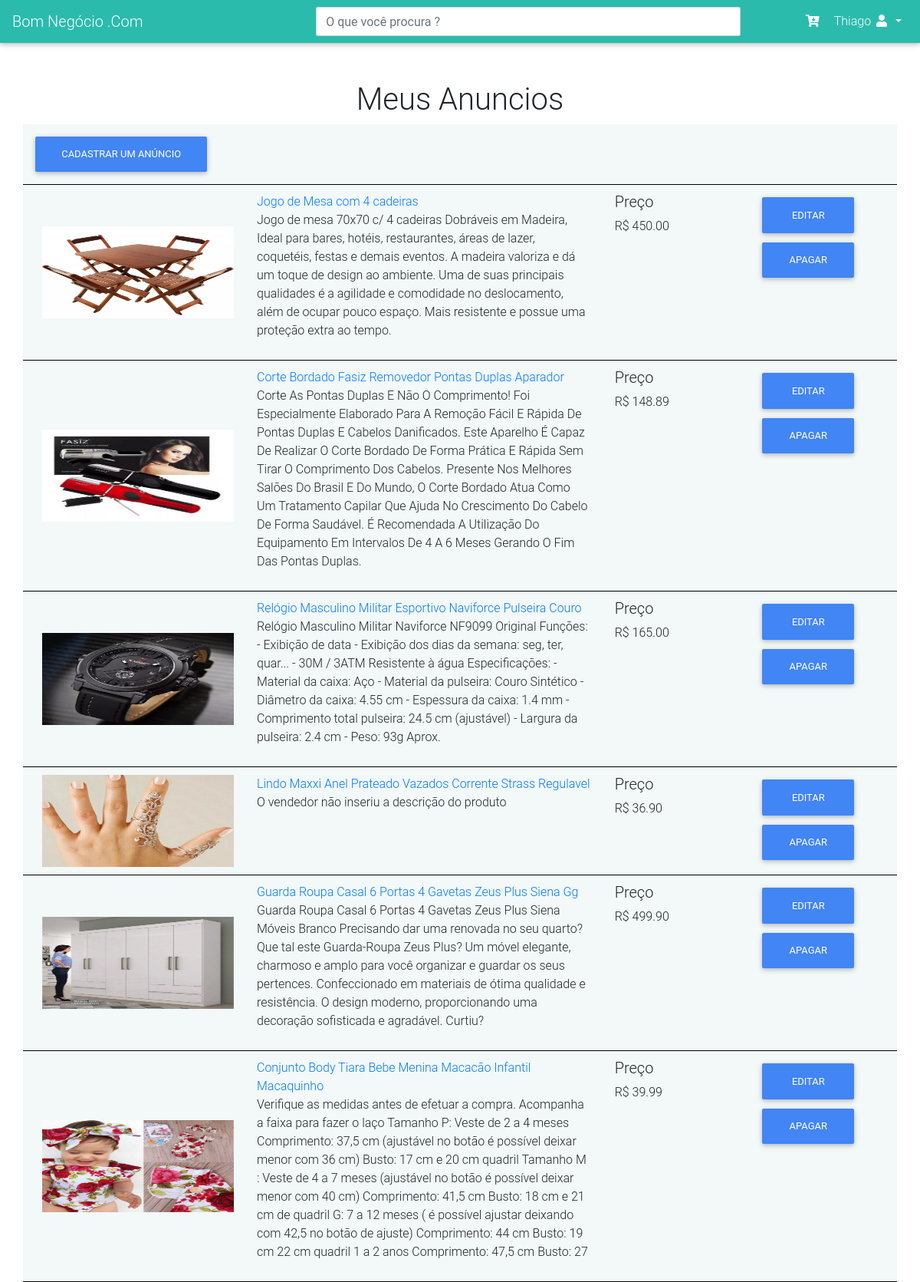
Page /minha_conta/ (signed in) on the committed database.
### loja/models.py (models this page shows, shortened)
class Anuncio(models.Model):
    titulo = models.CharField(max_length=100)
    descricao = models.TextField(max_length=1000)
    preco = models.DecimalField(max_digits=7, decimal_places=2)
    imgPath = models.ImageField(null=True, upload_to='img/', default='', blank=True)
    categoria = models.ForeignKey(Categoria, on_delete=models.CASCADE)
    usuario = models.ForeignKey(User, on_delete=models.CASCADE,  null=True, blank=True)
    class Meta:
        verbose_name_plural = 'Anuncios'

### loja/views.py (the view)
# urls.py: path('minha_conta/', minha_conta, name='url_minha_conta'),
@login_required(login_url='url_index')
def minha_conta(request):
    dados = {}
    dados['anuncios'] = Anuncio.objects.filter(usuario = request.user)
    dados['usuario'] = request.user
    return render(request, 'loja/minha_conta.html', dados)

### loja/templates/loja/minha_conta.html
{% extends 'loja/menu.html' %}
{% load static %}
{% block content %}
    <div class="container">
    <h1 class="flex-center" >Meus Anuncios</h1>
    <div class="row meus-anuncios">
            <a class="btn btn-primary" href="{% url 'url_cadastrar_anuncio' %}">Cadastrar um anúncio</a>
    </div>
    {% for anuncio in anuncios %}
        <div class="row meus-anuncios">
            <div class="col-md-3 col-sm-2">
                <img class="d-block img-fluid anuncio-img" src="{{anuncio.imgPath.url}}" alt="First slide" style="width:250px; height:120px; ">
            </div>
            <div class="col-md-5 col-sm-4">
                <a href="{% url 'url_detalhes_anuncio' anuncio.id %}">{{anuncio.titulo}}</a>
                <p>{{ anuncio.descricao }}</p>
            </div>
            <div class="col-md-2 col-sm-2">
                <h5>Preço</h5>
                <p>R$ {{ anuncio.preco }}</p>
            </div>
            <div class="col-md-2 col-sm-4">
                <a class="btn btn-primary editar" href="{% url 'url_atualizar_anuncio' anuncio.id %}" >Editar</a><br>
                <a class="btn btn-primary apagar" href="{% url 'url_excluir_anuncio' anuncio.id %}" >Apagar</a>
            </div>
        </div>
    {% endfor %}
    </div>
{% endblock %}

### loja/templates/loja/menu.html (shortened to what this page needs)
{% load static %}
<!doctype html>
<html lang="en">
<head>
    <link rel="stylesheet" href="https://stackpath.bootstrapcdn.com/bootstrap/4.3.1/css/bootstrap.min.css">
    <link rel="stylesheet" href=" {% static 'css/style.css' %} ">
    <link rel="stylesheet" href=" {% static 'css/mdb.min.css' %} ">
    <link rel="stylesheet" href="https://cdnjs.cloudflare.com/ajax/libs/font-awesome/5.8.2/css/all.css">
</head>
<body>
    <nav class="mb-1 navbar navbar-expand-lg navbar-dark default-color">
      <a class="navbar-brand" href="{% url 'url_home' %}">Bom Negócio .Com</a>
      {% if usuario.id %}
      <div class="col-md-6">
        <form action="{% url 'url_pesquisa_filtrada' %}" method="POST">
          <input name="chave" class="form-control" type="text" placeholder="O que você procura ?" aria-label="Search">
        </form>
      </div>
      {% endif %}
      <div class="collapse navbar-collapse" id="navbarSupportedContent-333">
        <ul class="navbar-nav ml-auto nav-flex-icons">
            <li class="nav-item ">
            <a class="nav-link" href="#">
              <i class="fas fa-cart-arrow-down"></i>
            </a>
          </li>
          <li class="nav-item dropdown">
            <a class="nav-link dropdown-toggle" id="navbarDropdownMenuLink-333" data-toggle="dropdown"
              aria-haspopup="true" aria-expanded="false">
              {% if usuario.id %} {{  usuario }} {% endif %} <i class="fas fa-user"> </i>
            </a>
          </li>
        </ul>
      </div>
    </nav>
    {% block content %}
    {% endblock %}
</body>
</html>

### loja/static/css/style.css (style rules this page uses)
.form-control, .btn { min-height: 38px; border-radius: 2px; }
.row.meus-anuncios { background-color: lightblue; }
.row.meus-anuncios { background-color: #f3f8f9; padding: 10px; border-bottom: 1px solid black; }
.anuncio-img { display: block; position:relative; left:50%; top:50%; transform: translate(-50%, -50%); }
.editar, .apagar { width: 120px; padding-left: 0 !important; padding-right: 0 !important; }
nav.mb-1.navbar.navbar-expand-lg.navbar-dark.default-color { margin-bottom: 50px !important; }

### rows in the picture
Anuncio: imgPath (picture), titulo "Jogo de Mesa com 4 cadeiras", descricao "Jogo de mesa 70x70 c/ 4 cadeiras Dobráveis em Madeira, Ideal para bares, hotéis, restaurantes, áreas de lazer, coquetéis, festas e demais eventos. A madeira valoriza e dá um toque de design ao ambiente. Uma de suas principais qualidades é a agilidade e comodidade no deslocamento, além de ocupar pouco espaço. Mais resistente e possue uma proteção extra ao tempo.", preco "450.00"
Anuncio: imgPath (picture), titulo "Corte Bordado Fasiz Removedor Pontas Duplas Aparador", descricao "Corte As Pontas Duplas E Não O Comprimento! Foi Especialmente Elaborado Para A Remoção Fácil E Rápida De Pontas Duplas E Cabelos Danificados. Este Aparelho É Capaz De Realizar O Corte Bordado De Forma Prática E Rápida Sem Tirar O Comprimento Dos Cabelos. Presente Nos Melhores Salões Do Brasil E Do Mundo, O Corte Bordado Atua Como Um Tratamento Capilar Que Ajuda No Crescimento Do Cabelo De Forma Saudável. É Recomendada A Utilização Do Equipamento Em Intervalos De 4 A 6 Meses Gerando O Fim Das Pontas Duplas.", preco "148.89"
Anuncio: imgPath (picture), titulo "Relógio Masculino Militar Esportivo Naviforce Pulseira Couro", descricao "Relógio Masculino Militar Naviforce NF9099 Original Funções: - Exibição de data - Exibição dos dias da semana: seg, ter, quar... - 30M / 3ATM Resistente à água Especificações: - Material da caixa: Aço - Material da pulseira: Couro Sintético - Diâmetro da caixa: 4.55 cm - Espessura da caixa: 1.4 mm - Comprimento total pulseira: 24.5 cm (ajustável) - Largura da pulseira: 2.4 cm - Peso: 93g Aprox.", preco "165.00"
Anuncio: imgPath (picture), titulo "Lindo Maxxi Anel Prateado Vazados Corrente Strass Regulavel", descricao "O vendedor não inseriu a descrição do produto", preco "36.90"
Anuncio: imgPath (picture), titulo "Guarda Roupa Casal 6 Portas 4 Gavetas Zeus Plus Siena Gg", descricao "Guarda Roupa Casal 6 Portas 4 Gavetas Zeus Plus Siena Móveis Branco Precisando dar uma renovada no seu quarto? Que tal este Guarda-Roupa Zeus Plus? Um móvel elegante, charmoso e amplo para você organizar e guardar os seus pertences. Confeccionado em materiais de ótima qualidade e resistência. O design moderno, proporcionando uma decoração sofisticada e agradável. Curtiu?", preco "499.90"
Anuncio: imgPath (picture), titulo "Conjunto Body Tiara Bebe Menina Macacão Infantil Macaquinho", descricao "Verifique as medidas antes de efetuar a compra. Acompanha a faixa para fazer o laço Tamanho P: Veste de 2 a 4 meses Comprimento: 37,5 cm (ajustável no botão é possível deixar menor com 36 cm) Busto: 17 cm e 20 cm quadril Tamanho M : Veste de 4 a 7 meses (ajustável no botão é possível deixar menor com 40 cm) Comprimento: 41,5 cm Busto: 18 cm e 21 cm de quadril G: 7 a 12 meses ( é possível ajustar deixando com 42,5 no botão de ajuste) Comprimento: 44 cm Busto: 19 cm 22 cm quadril 1 a 2 anos Comprimento: 47,5 cm Busto: 27", preco "39.99"

### other values in the picture
{{ usuario }} "Thiago"
